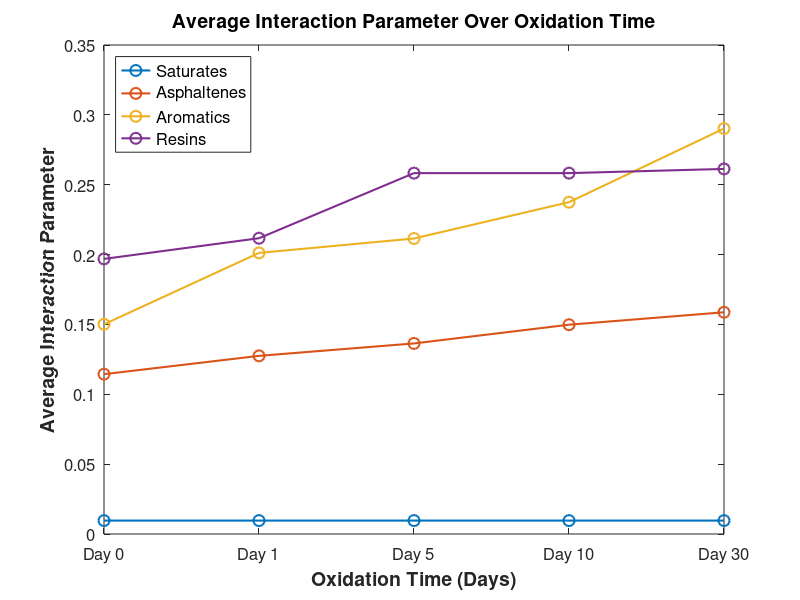

Reproduce this figure in MATLAB.
% Data: Average Interaction Parameter for SARA Fractions Over Oxidation Time
data = [0.0096, 0.1144, 0.1501, 0.1969;
        0.0096, 0.1275, 0.2012, 0.2117;
        0.0096, 0.1364, 0.2115, 0.2583;
        0.0096, 0.1498, 0.2375, 0.2583;
        0.0096, 0.1587, 0.2902, 0.2613];

% Labels for oxidation days
oxidation_days = {'Day 0','Day 1','Day 5','Day 10','Day 30'};

% Create figure
figure;
hold on;

% Line plot (X-axis is now oxidation days)
plot(data, '-o', 'LineWidth', 1.5, 'MarkerSize', 8);
%bar(data, 'grouped');

% Colormap for better visibility
colormap(jet);

% Set x-axis labels as oxidation days
set(gca, 'XTick', 1:5, 'XTickLabel', oxidation_days, 'FontSize', 12);
set(gcf, 'Units', 'inches', 'Position', [1, 1, 10, 8]);

% Labels and title
xlabel('Oxidation Time (Days)', 'FontWeight', 'bold', 'FontSize', 14);
ylabel('Average Interaction Parameter', 'FontWeight', 'bold', 'FontSize', 14);
title('Average Interaction Parameter Over Oxidation Time', 'FontSize', 14, 'FontWeight', 'bold');

% Add legend for SARA fractions
legend({'Saturates', 'Asphaltenes', 'Aromatics', 'Resins'}, 'Location', 'NorthWest', 'FontSize', 12);

% Grid and box for clarity
grid off;
box on;

% Rotate x-axis labels for better readability if needed
xtickangle(45);

hold off;

